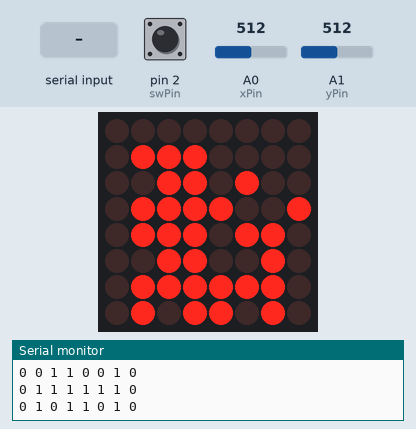
Simulated run of this sketch. Board: Arduino Uno, built with avr-gcc and run on an emulated ATmega328P. On the bench: 8×8 LED matrix, the last lines printed to the serial monitor. The inputs (shaded band) are chosen by the test bench; at power-on: A0 (xPin) = 512, pin 2 (swPin) HIGH, A1 (yPin) = 512. Random numbers use the default seed unless the sketch sets one.

Above: at 1.2 s.
1.3 s: A0 (xPin) set to 592
3.0 s: A0 (xPin) set to 610
At 3.12 s:
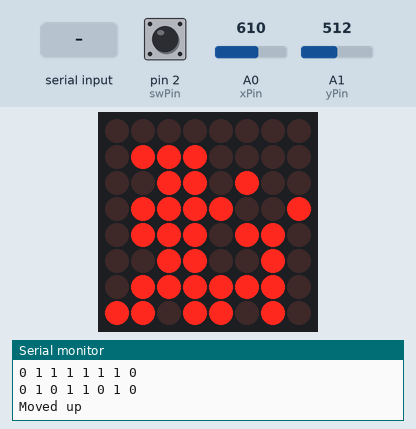
5.1 s: pin 2 (swPin) pulled LOW for 0.15 s
At 8.7 s:
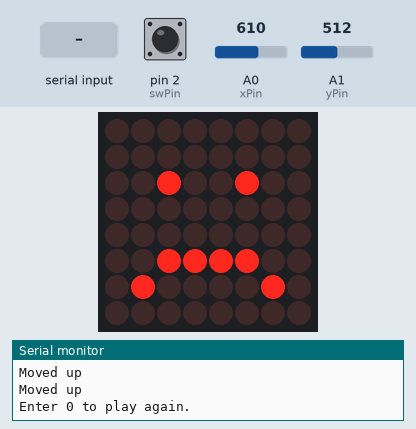
8.8 s: "30,150\n" received over Serial
At 10.25 s:
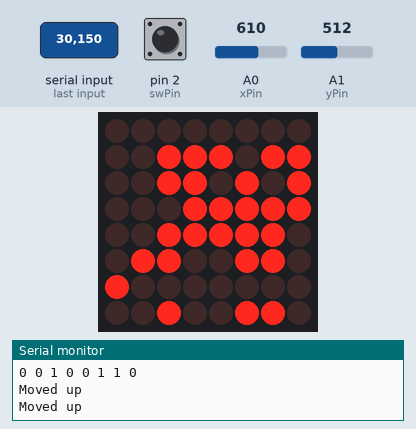
11.8 s: pin 2 (swPin) pulled LOW for 1 s
At 13.42 s:
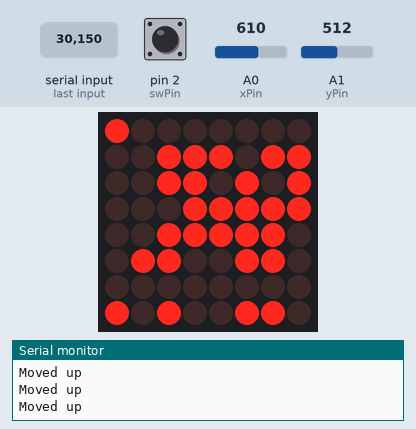
Timing chart, 0 to 14.9 s (numbered marks = the images above; inputs shaded):
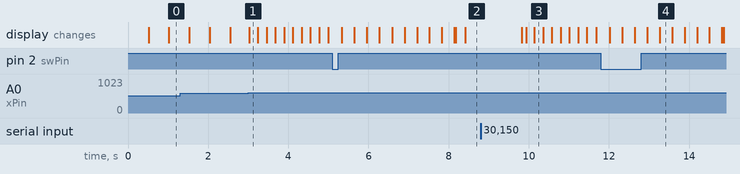

Measured:
- the behaviour switches between 600 and 601 on A0 (xPin) (found by bisection; images 0 and 1)
- after the input at 8.8 s, the display: first changes after 1.0 s (image 3 shows a later state)

The sketch:

Homework7_MiniMatrixGame.ino
```cpp
#include "LedControl.h"

// Pins
const int xPin = A0;
const int yPin = A1;
const int dinPin = 12;
const int clockPin = 11;
const int loadPin = 10;
const int swPin = 2;

// Play field
LedControl lc = LedControl(dinPin, clockPin, loadPin, 1);
byte matrixBrightness = 2;

const int matrixSize = 8;
const int matrixStart = 0;
const int matrixEnd = 7;
byte matrix[matrixSize][matrixSize];

// Displays for the end of the game
byte sadFace[matrixSize][matrixSize] = {
  {0, 0, 0, 0, 0, 0, 0, 0},
  {0, 0, 0, 0, 0, 0, 0, 0},
  {0, 0, 1, 0, 0, 1, 0, 0},
  {0, 0, 0, 0, 0, 0, 0, 0},
  {0, 0, 0, 0, 0, 0, 0, 0},
  {0, 0, 1, 1, 1, 1, 0, 0},
  {0, 1, 0, 0, 0, 0, 1, 0},
  {0, 0, 0, 0, 0, 0, 0, 0}
};

byte happyFace[matrixSize][matrixSize] = {
  {0, 0, 0, 0, 0, 0, 0, 0},
  {0, 1, 0, 0, 0, 0, 1, 0},
  {1, 0, 1, 0, 0, 1, 0, 1},
  {0, 0, 0, 0, 0, 0, 0, 0},
  {0, 0, 0, 0, 0, 0, 0, 0},
  {0, 1, 0, 0, 0, 0, 1, 0},
  {0, 0, 1, 1, 1, 1, 0, 0},
  {0, 0, 0, 0, 0, 0, 0, 0}
};

// Variables for bombs
const int maxBombs = 3;
const int bombsStart = 0;

struct Bomb {
  int row;
  int col;
  unsigned long startTime;
  bool active;
};

Bomb bombs[maxBombs];
unsigned long bombBlinkDuration = 3000;
unsigned long bombExplosionDuration = 1000;

// Player positions
int rowCurrentPos;
int colCurrentPos;
int rowLastPos;
int colLastPos;

// Variables for ending the game
bool gameLost = false;
bool collision = false;

// Variables and values for joystick
int xValue = 0;
int yValue = 0;
bool joyMoved = false;
int minThreshold = 400;
int maxThreshold = 600;
unsigned long lastDebounceTime = 0;
const int debounceDelay = 50;
byte swState = HIGH;
byte lastSwState = HIGH;
unsigned long lastMoveTime = 0;
unsigned long moveDelay = 200;

// Values for blinking dot - player
unsigned long blinkStartTime = 0;
unsigned long blinkInterval = 500;

// Directions for player movement
const int UP = 0;
const int DOWN = 1;
const int LEFT = 2;
const int RIGHT = 3;

// Other values
const int ledOn = 1;
const int ledOff = 0;
const int stopVal = 0;
const int runningVal = 1;
const int addr = 0;
const int baud = 9600;
const int initialVal = 0;
const int moveOnePos = 1;
const int randomVal = 2;

void setup() {
  pinMode(xPin, INPUT_PULLUP);
  pinMode(yPin, INPUT_PULLUP);
  pinMode(swPin, INPUT_PULLUP);
  Serial.begin(baud);
  lc.shutdown(addr, false);
  lc.setIntensity(addr, matrixBrightness);
  generateField();
}

void loop() {
  int reading = digitalRead(swPin);

  if (reading != lastSwState) {
    lastDebounceTime = millis();
  }

  if ((millis() - lastDebounceTime) > debounceDelay) {
    if (reading != swState) {
      swState = reading;
      if (swState == LOW) {
        Serial.println("Button Pressed");
        placeBomb();
      }
    }
  }

  lastSwState = reading;

  xValue = analogRead(xPin);
  yValue = analogRead(yPin);

  if (xValue < minThreshold && joyMoved == false) {
    if (millis() - lastMoveTime >= moveDelay) {
      playerMove(DOWN);
      joyMoved = true;
      lastMoveTime = millis();
      Serial.println("Moved down");
    }
  }

  if (xValue > maxThreshold && joyMoved == false) {
    if (millis() - lastMoveTime >= moveDelay) {
      playerMove(UP);
      joyMoved = true;
      lastMoveTime = millis();
      Serial.println("Moved up");
    }
  }

  if (yValue < minThreshold && joyMoved == false) {
    if (millis() - lastMoveTime >= moveDelay) {
      playerMove(LEFT);
      joyMoved = true;
      lastMoveTime = millis();
      Serial.println("Moved left");
    }
  }

  if (yValue > maxThreshold && joyMoved == false) {
    if (millis() - lastMoveTime >= moveDelay) {
      playerMove(RIGHT);
      joyMoved = true;
      lastMoveTime = millis();
      Serial.println("Moved right");
    }
  }

  if (xValue >= minThreshold && yValue >= minThreshold && yValue <= maxThreshold) {
    joyMoved = false;
  }

  //Blinking player LED
  if (millis() - blinkStartTime >= blinkInterval) {
    matrix[rowLastPos][colLastPos] = !matrix[rowLastPos][colLastPos];
    updateMatrix();
    blinkStartTime = millis();
  }

  // Checking for active bombs and blinking them
  for (int i = bombsStart; i < maxBombs; i++) {
    if (bombs[i].active) {
      if (millis() - bombs[i].startTime <= bombBlinkDuration) {
        matrix[bombs[i].row][bombs[i].col] = !matrix[bombs[i].row][bombs[i].col];
        updateMatrix();
      } else if (millis() - bombs[i].startTime <= bombBlinkDuration + bombExplosionDuration) {
        explodeBomb(i);
      } else {
        if (!gameLost) {
          clearBomb(i);
        } else {
          gameOver();
        }
      }
    }
  }

  if (collision) {
    gameOver();
  }
  checkGameWon();
}

void updateMatrix() {
  for (int row = matrixStart; row < matrixSize; row++) {
    for (int col = matrixStart; col < matrixSize; col++) {
      lc.setLed(addr, row, col, matrix[row][col]);
    }
  }
}

void clearMatrix() {
  for (int row = matrixStart; row < matrixSize; row++) {
    for (int col = matrixStart; col < matrixSize; col++) {
      matrix[row][col] = ledOff;
      lc.setLed(ledOff, row, col, matrix[row][col]);
    }
  }
}

void playerMove(int direction) {
  matrix[rowLastPos][colLastPos] = ledOff;
  updateMatrix();
  switch (direction) {
    case UP:
      upMovement();
      break;
    case DOWN:
      downMovement();
      break;
    case LEFT:
      leftMovement();
      break;
    case RIGHT:
      rightMovement();
      break;
  }
  if (matrix[rowCurrentPos][colCurrentPos] == ledOn) {  // Check if player walks into a wall
    collision = true;
  } else {
    matrix[rowCurrentPos][colCurrentPos] = ledOn;
    updateMatrix();
    rowLastPos = rowCurrentPos;
    colLastPos = colCurrentPos;
    blinkStartTime = millis();
  }
}

void upMovement() {
  if (rowLastPos == matrixStart) {
    rowCurrentPos = matrixEnd;
    colCurrentPos = colLastPos;
  } else {
    rowCurrentPos = rowLastPos - moveOnePos;
    colCurrentPos = colLastPos;
  }
}

void downMovement() {
  if (rowLastPos == matrixEnd) {
    rowCurrentPos = matrixStart;
    colCurrentPos = colLastPos;
  } else {
    rowCurrentPos = rowLastPos + moveOnePos;
    colCurrentPos = colLastPos;
  }
}

void leftMovement() {
  if (colLastPos == matrixStart) {
    rowCurrentPos = rowLastPos;
    colCurrentPos = matrixEnd;
  } else {
    rowCurrentPos = rowLastPos;
    colCurrentPos = colLastPos - moveOnePos;
  }
}

void rightMovement() {
  if (colLastPos == matrixEnd) {
    rowCurrentPos = rowLastPos;
    colCurrentPos = matrixStart;
  } else {
    rowCurrentPos = rowLastPos;
    colCurrentPos = colLastPos + moveOnePos;
  }
}

void placeBomb() {
  for (int i = bombsStart; i < maxBombs; i++) {
    if (!bombs[i].active) {
      bombs[i].row = rowCurrentPos;
      bombs[i].col = colCurrentPos;
      bombs[i].startTime = millis();
      bombs[i].active = true;
      matrix[bombs[i].row][bombs[i].col] = ledOn;
      updateMatrix();
      break;
    }
  }
}

void explodeBomb(int bombIndex) {
  for (int i = matrixStart; i < matrixSize; i++) {
    matrix[bombs[bombIndex].row][i] = ledOn;
    matrix[i][bombs[bombIndex].col] = ledOn;
    if (rowCurrentPos == bombs[bombIndex].row || colCurrentPos == bombs[bombIndex].col) {
      gameLost = true;
    }
  }
  updateMatrix();
}

// Clear the areas caught in the explosion
void clearBomb(int bombIndex) {
  matrix[bombs[bombIndex].row][bombs[bombIndex].col] = ledOff;
  for (int i = matrixStart; i < matrixSize; i++) {
    matrix[bombs[bombIndex].row][i] = ledOff;
    matrix[i][bombs[bombIndex].col] = ledOff;
  }
  updateMatrix();
  bombs[bombIndex].active = false;
}

void gameOver() {
  int stop = runningVal;
  clearMatrix();
  for (int row = matrixStart; row < matrixSize; row++) {
    for (int col = matrixStart; col < matrixSize; col++) {
      lc.setLed(addr, row, col, sadFace[row][col]);
    }
  }
  Serial.println();
  Serial.println("Enter 0 to play again.");
  while (stop != stopVal) {
    if (Serial.available()) {
      stop = Serial.parseInt();
    }
  }
  generateField();
}

// Randomly generate play area filled with 1s for walls and 0 for walkable spaces
void generateField() {
  rowCurrentPos = matrixStart;
  colCurrentPos = matrixStart;
  rowLastPos = matrixStart;
  colLastPos = matrixStart;
  gameLost = false;
  collision = false;
  randomSeed(millis());
  for (int row = matrixStart + moveOnePos; row < matrixSize; row++) {
    for (int col = matrixStart + moveOnePos; col < matrixSize; col++) {
      matrix[row][col] = random(randomVal);
    }
  }
  updateMatrix();
  for (int row = matrixStart; row < matrixSize; row++) {
    for (int col = matrixStart; col < matrixSize; col++) {
      Serial.print(matrix[row][col]);
      Serial.print(" ");
    }
    Serial.println();
  }
}

// Count the empty spaces to see if matrix was cleared
void checkGameWon() {
  int counter = initialVal;
  for (int row = matrixStart; row < matrixSize; row++) {
    for (int col = matrixStart; col < matrixSize; col++) {
      if (matrix[row][col] == ledOff) {
        counter++;
      }
    }
  }
  if (counter == (matrixSize * matrixSize)) {
    gameWon();
  }
}

void gameWon() {
  int stop = runningVal;
  clearMatrix();
  for (int row = matrixStart; row < matrixSize; row++) {
    for (int col = matrixStart; col < matrixSize; col++) {
      lc.setLed(addr, row, col, happyFace[row][col]);
    }
  }
  Serial.println();
  Serial.println("Enter 0 to play again.");
  while (stop != stopVal) {
    // Check if the user entered 0 to stop displaying
    if (Serial.available()) {
      stop = Serial.parseInt();
    }
  }
  generateField();
}
```
